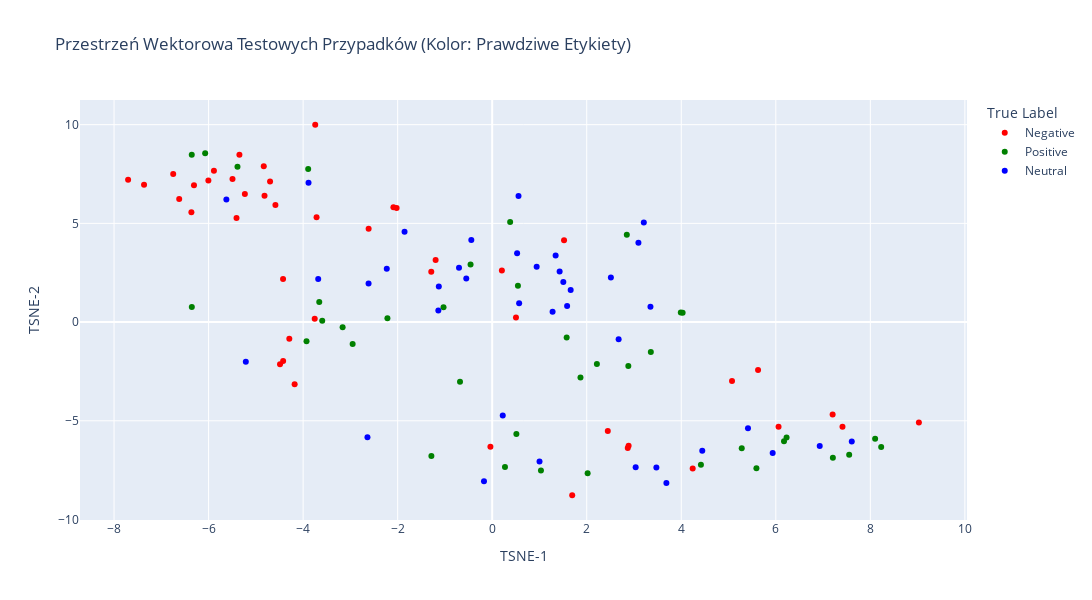
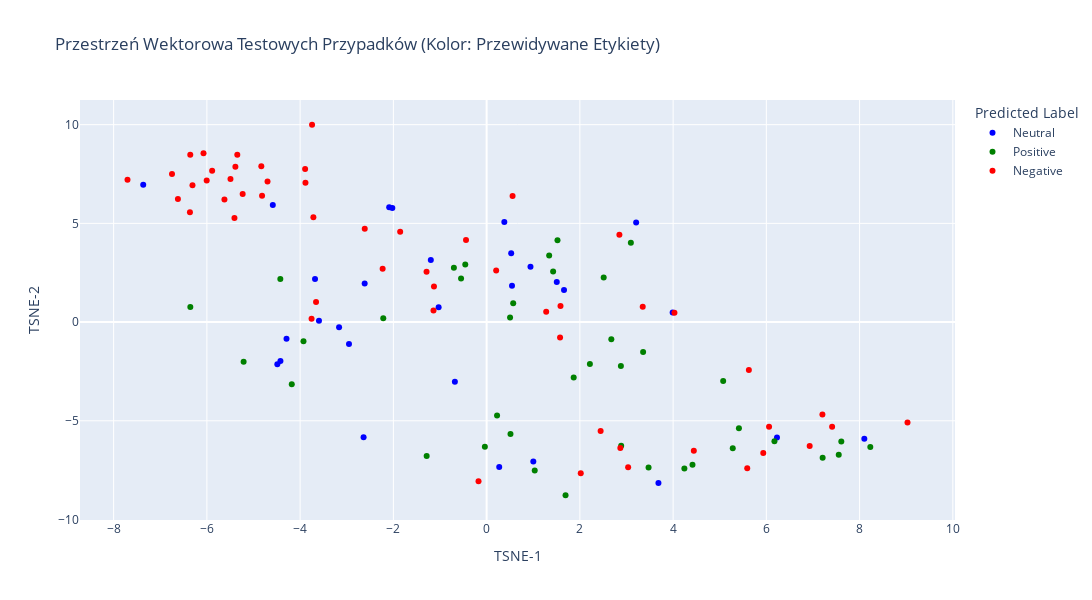
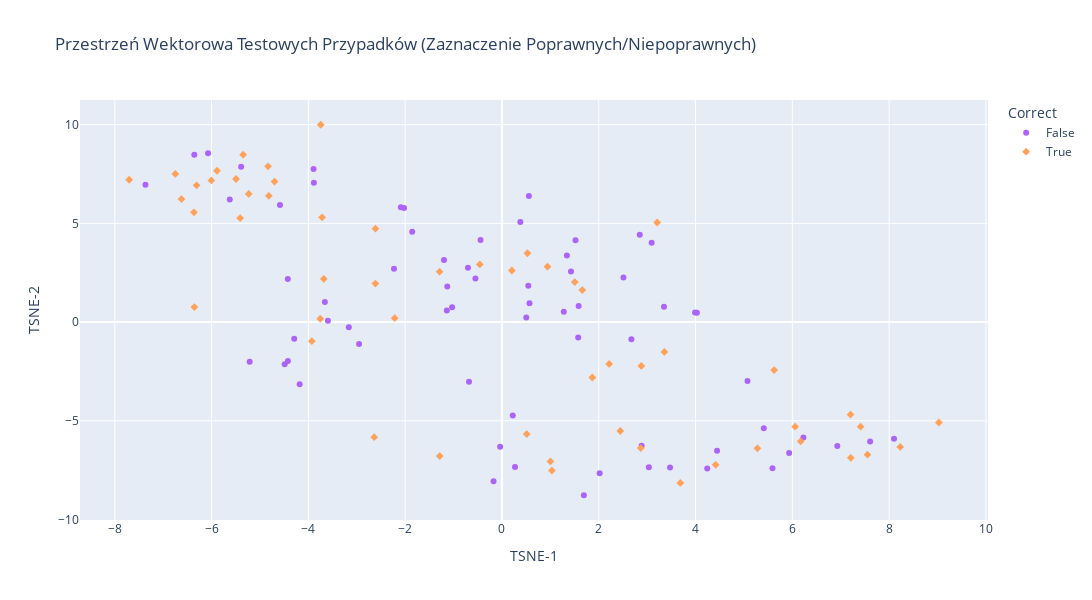

Source (notebook cell) for these figures, in order:
### Code cell
pca = PCA(n_components=40, random_state=42)
embeddings_pca = pca.fit_transform(test_embeddings)

tsne = TSNE(n_components=2, perplexity=30, n_iter=300, random_state=42)
embeddings_tsne = tsne.fit_transform(embeddings_pca)

sentiment_colors = {'Negative': 'red', 'Positive': 'green', 'Neutral': 'blue'}

df_visualization = pd.DataFrame({
    'TSNE-1': embeddings_tsne[:,0],
    'TSNE-2': embeddings_tsne[:,1],
    'True Label': test_labels,
    'Predicted Label': test_predicted_labels,
    'Text': test_df['text']
})

fig_true = px.scatter(
    df_visualization,
    x='TSNE-1',
    y='TSNE-2',
    color='True Label',
    hover_data=['True Label', 'Predicted Label', 'Text'],
    title='Przestrzeń Wektorowa Testowych Przypadków (Kolor: Prawdziwe Etykiety)',
    width=1200,
    height=600,
    color_discrete_map=sentiment_colors
)

fig_true.show()

fig_pred = px.scatter(
    df_visualization,
    x='TSNE-1',
    y='TSNE-2',
    color='Predicted Label',
    hover_data=['True Label', 'Predicted Label', 'Text'],
    title='Przestrzeń Wektorowa Testowych Przypadków (Kolor: Przewidywane Etykiety)',
    width=1200,
    height=600,
    color_discrete_map=sentiment_colors
)

fig_pred.show()

df_visualization['Correct'] = df_visualization['True Label'] == df_visualization['Predicted Label']

fig_correct = px.scatter(
    df_visualization,
    x='TSNE-1',
    y='TSNE-2',
    color='Correct',
    symbol='Correct',
    hover_data=['True Label', 'Predicted Label', 'Text'],
    title='Przestrzeń Wektorowa Testowych Przypadków (Zaznaczenie Poprawnych/Niepoprawnych)',
    width=1200,
    height=600,
    color_discrete_map=sentiment_colors
)

fig_correct.show()

### Figure 1 — Plotly figure (JSON) as saved in the notebook; plotly's stock layout.template omitted (floating-point values rounded to 4 significant figures; data arrays with more than 128 entries replaced by an {"elided": "..."} marker saying what was removed)
{"data": [{"customdata": {"elided": "44x3 str values"}, "hovertemplate": "True Label=%{customdata[0]}<br>TSNE-1=%{x}<br>TSNE-2=%{y}<br>Predicted Label=%{customdata[1]}<br>Text=%{customdata[2]}<extra></extra>", "legendgroup": "Negative", "marker": {"color": "red", "symbol": "circle"}, "mode": "markers", "name": "Negative", "orientation": "v", "showlegend": true, "type": "scatter", "x": [-1.197, -2.022, -3.744, -6.622, 1.693, 5.074, -4.292, 6.058, -4.7, 0.5031, 7.411, -7.366, 4.242, -2.09, 2.886, -4.817, -3.755, -0.03782, 0.2048, -3.716, 5.625, -4.425, -6.748, -7.703, -6.364, -4.586, -5.233, 7.202, -4.489, 9.027, -5.494, -6.309, -6.004, -5.887, -5.348, -4.179, 2.868, -4.422, -5.409, -1.289, 1.52, 2.446, -4.832, -2.614], "xaxis": "x", "y": [3.146, 5.779, 9.995, 6.23, -8.771, -2.986, -0.8413, -5.298, 7.117, 0.2264, -5.295, 6.953, -7.42, 5.813, -6.263, 6.395, 0.1694, -6.314, 2.614, 5.305, -2.43, 2.183, 7.506, 7.209, 5.561, 5.925, 6.491, -4.687, -2.141, -5.086, 7.246, 6.927, 7.177, 7.666, 8.48, -3.15, -6.381, -1.971, 5.267, 2.551, 4.144, -5.516, 7.887, 4.729], "yaxis": "y"}, {"customdata": [["Positive", "Positive", "Ogolna ocena , jakosc i poczucie estetyki."], ["Positive", "Neutral", "Znam ją tez z ćwiczeń gdzie ćwiczę bo nie ma innych opcji."], ["Positive", "Positive", "Miał em przyjemność pracować z nim przy wielu projektach. To prawdziwy profesjonalista."], ["Positive", "Positive", "Polecam ten artykuł. Może coś się zmieni w tej materii."], ["Positive", "Negative", "Analiza matemtyczna 1 ocena : ok [ / b ] miły, zajecia jakos mijają, wiesz za duzo rzeczy do ogarnięcia, i za malo czasu, i za malo czasu, i za malo czasu, za duzo czasu, za malo czasu,"], ["Positive", "Negative", "Każda nieobecność to jest ocena w dół na koniec chyba, że odrobisz pracę domową i się postarasz, ale to nie jest tak, że nie mam prawa do zwolnienia, bo na to już nie wystarczy"], ["Positive", "Positive", "Niesamowite poczucie humoru ciagle mnie zadziwia."], ["Positive", "Positive", "Ogólnie się z tobą zgadzam, ale nie można się poddawać."], ["Positive", "Positive", "Tak Podstawa oceny w indeksie : egzamin Niespodziewajki : brak ( zadania powtarzają się co roku ) Poczucie humorupane pokłady Ogólne podejście do studenta : pozytywne Zerowy termin jest najprostszy ( 3 zadania ) - warunkiem przystąpienia jest jednak zaliczenie projektu u dr."], ["Positive", "Positive", "Dobry wykładowca."], ["Positive", "Positive", "Scharoch wypada naprawde swietnie."], ["Positive", "Negative", "dr Kornel jest wporzadku. wprwawdzie nie potrafi nauczyc algebry ( jak sam przyznaje sam jej juz nie umie : D ), ale jest bardzo przyjaznie nastawiony do studentow. wyklady sa dosc ciekawe, bo pan dr niezbyt czesto porusza problematyke czysto matematyczna, zwykle opowiada co ciekawego dzieje sie na siwecie. kolokwia sa proste pod warunkiem, ze posiedzi sie przy skrypcie ; ) ale nie radze na nich sciagac ( zlaszcza od sasiadow ) bo na samym kole dr Kornel siedzi w kacie i na nikogo nie zwraca uwagi, za to przy sprawdzaniu prac robi wnikliwe.. sledztwo. ogólnie : polecam ! ! !"], ["Positive", "Negative", "Uważam, że to najlepszy kitowy obiektyw na rynku. Wykonanie metal i bardzo dobrej jakości tworzywi. Pierścień przysłony chodzi z należytym oporem i skokiem. Wbudowana stabilizacja jest wydajna i naprawdę pomaga w wielu sytuacjach. Obiektyw bardzo ostry już od największego otworu przysłony. Celność bdb. To za co pochwalę go dodatkowo to szybki silnik autofokusa - używał em go na poczatku z dosyć mułowatym X - E1, teraz, kiedy przesiadł em się na X - T1 to mogę tylko chwalić ! ! ! Ostatni plus to bardzo dobrze opracowany system uszczelnień - obiektyw, mimo, iż jest to zoom, w ogóle nie zasysa kurzu do środka ( miałem już wiele zoomów : Nikkory, Sigmy i tam był to problem ). Polecam !"], ["Positive", "Neutral", "Duza częśc grupy zaliczyła w kolokwiach."], ["Positive", "Negative", "Kurs : Fizyka 1 ćw. [ / b ] Miła, miła, miła."], ["Positive", "Neutral", "Niesamowite poczucie humoru ciagle sie pojawia w rozmowach, bo to jest bardzo specyficzne poczucie humoru."], ["Positive", "Positive", "Gosc jest do rany przyłóż."], ["Positive", "Neutral", "Mozna sie z tym nie zgodzic, ale takie zycie."], ["Positive", "Negative", "Obiektyw ten przeznaczony jest dla osób które dopiero zaczynają fotografowanie lustrzankami cyfrowymi marki Canon. Jest to obiektyw bez stabilizacji obrazu ( jest ona w nowszym modelu Mark III ). Cena tego obiektywu nie jest wygórowana. Można go już kupić w bardzo dobrym stanie za około 160 - 190 zł, czyli jak na obiektyw śmieszne pieniądze. Dla początkującego fotografa będzie to okazja do nauczenia się jak robić zdjęcia oraz zapoznania się z technologią optyczną. Zdjęcia będą bardzo realistyczne a film, w jakości Full HD, nie będzie przeszkadzał."], ["Positive", "Negative", "Fizyka laborki POLECAM ! ! ! !"], ["Positive", "Positive", "Pan Gańcza jest osobą bardzo dobrą jako nauczyciel dla moich uczniów."], ["Positive", "Neutral", "Kisielewska M., mgr Pływanie , Łódź 1997. Chmielewski J., Mentor z klasą, Łódź 1997. Chmielewski J., B."], ["Positive", "Negative", "Pani Małgorzata chętna jest do pomocy z trudniejszymi zadaniami."], ["Positive", "Neutral", "Każda nieobecność to jest ocena w dół na koniec chyba, że odrobisz ten termin. na koniec jest krótki, bezstresowy egzamin ( bez paniki )."], ["Positive", "Negative", "Nie ma kartkówek , ale z tego co wiem to w gimnazjum się to już nie zdarza."], ["Positive", "Neutral", "Kurs : Fizyka 1 ćw. [ / b ] Miła, sympatyczna, często się śmieje ( czesto ironicznie : P )."], ["Positive", "Positive", "Kolokwia nie sa trudne - taki standart ogolnouczelniany."], ["Positive", "Neutral", "Lepiej nie . Wykonał kolejny ruch, jakby chciał ją uderzyć."], ["Positive", "Neutral", "Mozna sobie to porownac z ludzmi z Afryki czy Ameryki Srodkowej, ktorzy"], ["Positive", "Neutral", "Kisielewska M., mgr Pływanie ."], ["Positive", "Positive", "Ludzie... takiego lajtu jak zyje to nie widzialem... : ) Postanowilem zrobic sobie z tego tytulu mala przyjemnosc. Zaczalem ogladac ten film z czystej ciekawosci."], ["Positive", "Positive", "ANALIZA MATEMATYCZNA 1 ( WYKŁAD + ĆW ) Pani wydaje byc sie bardzo dobra w tych swoich rachunkach. To znaczy, ze nie ma w nich zadnych bledow."], ["Positive", "Positive", "Na koniec jest to, że \"konkurencja\" w tym przypadku była \"na rękę"], ["Positive", "Neutral", "Kola nie sa zbyt trudne, wystarczy miec dobra marke. Wrzucic to do sieci i sprzedac."], ["Positive", "Positive", "Szermierka to bardzo ciekawy sport, a Pan Gańcza potrafi go nauczyc."], ["Positive", "Negative", "Choć gra ma już swoje lata ciągle robi wrażenie i choć widać że jest to 1 odsłona lego Batmana na pierwszy rzut oka, trudno też nie zauważyć zalet jakie ta gra ma. Chociażby bardzo ładna i klimatyczna grafika czy według mnie jedna z największych zalet tej gry czyli ROBIENIE WŁASNYCH POSTACI, którymi można grać. Niby nic takiego ale jednak sam fakt że coś takiego jest cieszy. Gra poziom trudności zmienia z poziomu na poziom, jeden etap jest łatwy inny trudny. Fabuła jest dość ciekawa i nawet jak się z nią nie zgadzamy to musimy ją jakoś opowiedzieć. A jak nie mamy pomysłu to możemy sobie zrobić z niej jakąś historię albo jakiś filmik, który będzie można obejrzeć z różnych perspektyw. Gra ma też swoje słabe momenty. Nie można powiedzieć że jest to gra dla każdego, ale z całą pewnością są to jej plusy i minusy. Za to minusów w sumie nie ma. Nie podoba mi się jedna rzecz - nie można po prostu wyłączyć gry, wyłączyć się i nie grać."], ["Positive", "Positive", "Znam ją tez z ćwiczeń gdzie dobrze i przystepnie tłumaczy."], ["Positive", "Positive", "Ogólnie bardzo polecam, Krzysztof Bogdan ze swoim plecakiem i poczuciem humoru ( ' a ) bardzo fajne są te filmy, bo to są takie komedie o życiu ( 'a) - fajne są też te wszystkie wywiady z psychologami"]], "hovertemplate": "True Label=%{customdata[0]}<br>TSNE-1=%{x}<br>TSNE-2=%{y}<br>Predicted Label=%{customdata[1]}<br>Text=%{customdata[2]}<extra></extra>", "legendgroup": "Positive", "marker": {"color": "green", "symbol": "circle"}, "mode": "markers", "name": "Positive", "orientation": "v", "showlegend": true, "type": "scatter", "x": [0.5117, 6.228, 7.553, 5.279, -3.659, 2.848, 1.032, -3.928, 2.215, -1.286, 4.416, -6.356, -5.389, 8.101, 4.029, -3.596, 8.23, -3.164, -3.893, 2.019, 7.207, -0.6808, 5.59, 0.5444, 1.575, 3.99, 3.356, 0.3799, -2.952, 0.2703, 1.868, 2.88, -6.355, -1.029, -0.458, -6.073, 6.174, -2.217], "xaxis": "x", "y": [-5.674, -5.845, -6.716, -6.395, 1.021, 4.429, -7.523, -0.9675, -2.119, -6.786, -7.23, 8.471, 7.867, -5.909, 0.4671, 0.06681, -6.322, -0.2561, 7.758, -7.655, -6.877, -3.016, -7.4, 1.839, -0.7853, 0.4815, -1.511, 5.065, -1.109, -7.338, -2.807, -2.22, 0.761, 0.7456, 2.922, 8.554, -6.042, 0.1982], "yaxis": "y"}, {"customdata": [["Neutral", "Positive", "Ocena : do przejścia Pan Jerzy to całkiem fajny matematyk, co nie?"], ["Neutral", "Neutral", "Cóż...."], ["Neutral", "Positive", "Przez większośc zajęć prowadzący uczą pływać, na sali nie ma nikogo, kto by był w stanie to zrobić w pojedynkę. Po prostu w każdej chwili mogę wskoczyć do wody."], ["Neutral", "Positive", "Wykład jak to wykład, ale jak się go słucha, to widać że coś jest na rzeczy, nie tylko w"], ["Neutral", "Positive", "Ogólnie dla ambitnych nie warto, a dla tych co chcą przejśc na 3.0 - warto się wstrzymać z decyzją, bo jest szansa, że i w tym roku też się uda i będzie w końcu tak jak z csgo."], ["Neutral", "Negative", "Umie wytłumaczyc trudne zadania, chociaz tak naprawde te najtrudniejsze to z miła chęcią omiajał mówiąc po prostu że są one głupie i nie ma sensu ich rozwiązywać. Na koniec zapytał mnie ile czasu mam na wykonanie zadań i powiedział że do 1 roku studiów chce mieć skończone."], ["Neutral", "Negative", "Koła zwykle do najłatwiejszych nie należą, ale jeśli to nie jest dla Ciebie za trudne to polecam sprawdzić, bo w dzisiejszych czasach są różne typy motocykli."], ["Neutral", "Negative", "Niestety z zaliczeniem nie jest łatwo ( kolokwia oceniane w skali 3 - 5,5, kolokwia oceniane w skali 1 - 10, kolokwia oceniane w skali"], ["Neutral", "Negative", "W tym roku nawet obnizyl prog zaliczenia z 12 na 10 pkt : shock : Generalnie nie jest zle, pozatym AiR nie ma innego wyboru ; )"], ["Neutral", "Negative", "Pisemna to test z gramatyki ( uzupełnianka )... obszerny ale do przejścia, jest też poprawka."], ["Neutral", "Negative", "W ktorym mogą pojawić się problemy z dostępnością i poprawnym działaniem."], ["Neutral", "Neutral", "Zaliczenie : : Strona internetowa wymyślonej firmy lub biznes plan."], ["Neutral", "Neutral", "Oczywiscie odda j prawo jazdy."], ["Neutral", "Negative", "Podobno jeszcze do niedawna był postrachem, głównie za sprawą Fizyki I i II stopnia, ale potem był już nie do zatrzymania. Występował z coraz większym entuzjazmem, stał się niekwestionowanym przywódcą ruchu."], ["Neutral", "Neutral", "W sumie bezstresowe wychowanie, szkoła, praca... Ja to bym się wstydził być rodzicem."], ["Neutral", "Neutral", "Na zajeciach nalezy byc cicho, osoby siedzace w kucki i zachowujace sie cicho moga byc zauwazane."], ["Neutral", "Negative", "To był pierwszy krem do twarzy, którego używała m. Jest tani, wydajny i dobrze natłuszcza skórę, co jest ogromną zaletą szczególnie zimą. Poza tym, krem jest nijaki. Nie polecam używania go latem i w ciepłe dni. Skóra po nim bardzo się świeci i jest bardzo tłusta. Krem ma swój zapach, za każdym razem kiedy go używam czuję ten sam słodki zapach. Polecam go jednak do stosowania w okresie zimowym, ponieważ po nim skóra jest bardzo przesuszona i sucha."], ["Neutral", "Positive", "Wg mnie te 6 ,5k to zdecydowanie przesada. Ja mam to samo."], ["Neutral", "Negative", "Pani Profesor jest bardzo miłą osobą jako człwiek, na wykładzie z chemii analitycznej I rzeczywiście delikatnie rzecz ujmując podpowiadała , co się dzieje z pierwiastkami w naszych organizmach, a więc z cząsteczkami, które się ze sobą łączą."], ["Neutral", "Neutral", "Zajmuje to góra dwa dni, zwłaszcza ze odpowiedzi sa wspólnie opracowywane przez studentów."], ["Neutral", "Neutral", "Tak czy inaczej, jeśli wahasz się między Panem Bogiem a Tobą i chcesz się upewnić co do prawdziwości tego, co On mówi, proszę, powiedz mi, czy rzeczywiście nie masz"], ["Neutral", "Positive", "Wymaga absolutnej ciszy, mam słuch i wzrok jak u człowieka - zapewnił ją. - Pomożesz mi się rozebrać?"], ["Neutral", "Positive", "Projekt nie musi być specjalnie rozbudowany, ma ładnie wyglądać, mieć elegancką zrobioną dokumentację, i mają się pokazywać ładne wykresy."], ["Neutral", "Neutral", "Ocena jest za obecność, ale trzeba uważać : bardzo nie lubi ludzi, którzy mają coś do ukrycia."], ["Neutral", "Positive", "Jest piec kartkowek / kurs angielskiego i tyle/."], ["Neutral", "Positive", "Pan Górniak jest wymagający ale daje radę, na pewno to nie jest taki trener, który może dać nam tylko jednego"], ["Neutral", "Positive", "Wg mnie te 6 minut to troche za mało."], ["Neutral", "Positive", "Nie było na sali osoby która potrafiła by nie śmiać mu się prosto w twarz."], ["Neutral", "Negative", "Zaliczyli wszyscy ( można było oddać wypracowanie - wtedy się nie płaci ). Poszedłem ze znajomymi, każdy oddawał."], ["Neutral", "Negative", "Reszta zadań : – Połączenie z Internetem (mobilna, bezprzewodowa)"], ["Neutral", "Negative", "To co mówi pan profesor może i jesst ciekawe i nieraz na wykopie czytałem."], ["Neutral", "Negative", "Zadania zlecone gminie w ramach części oświatowej subwencji ogólnej są zadaniem zleconym"], ["Neutral", "Neutral", "Jeśli wyczyta nieobecnego, to ta osoba na 100 % będzie czytana na kolejnych zajęciach."], ["Neutral", "Negative", "krzesełko o ładnej kolorystyce, bardzo przydatna regulacja siedziska i oparcia, można je szybko wyczyścić bo jest pokryte specjalnym materiałem w który nie wnika woda ale oprócz tego same minusy, moje dziecko poci się w tym krzesełku straszliwie - właśnie ze względu na to, że siedzisko jest mokre, nawet do około 1/3 wysokości, to dziecko nie potrafi sie wyprostować i nie potrafi się wyprostować do pozycji leżącej. Niestety po paru miesiącach użytkowania krzesełko przestało sie ruszać."], ["Neutral", "Neutral", "Był em na jej zajęciach w 100 %, starał em się jak mogł em by nadgonić grupę gdyż nie zdawał em matury z anglika a znalazł em się na B 1."], ["Neutral", "Negative", "Co innego po angielsku. Z tym że to już nie jest ta sama jakość."], ["Neutral", "Negative", "Przyłapanie na ściąganiu to 2.0 z danej pracy."], ["Neutral", "Positive", "On jest chyba fanatykiem swoich dziedzin ( a jest tego pewien) a nie potrafi nic w tym kierunku zrobic, tylko sie wypowiada."], ["Neutral", "Positive", "Jeśli chodzi o wykład na WEMiF - ie ludzie chyba nie bardzo rozumieją o co chodzi."]], "hovertemplate": "True Label=%{customdata[0]}<br>TSNE-1=%{x}<br>TSNE-2=%{y}<br>Predicted Label=%{customdata[1]}<br>Text=%{customdata[2]}<extra></extra>", "legendgroup": "Neutral", "marker": {"color": "blue", "symbol": "circle"}, "mode": "markers", "name": "Neutral", "orientation": "v", "showlegend": true, "type": "scatter", "x": [2.511, -2.639, -0.7019, -5.212, -0.5483, -2.23, -1.129, 0.557, -1.139, 1.278, 5.934, 1.002, 3.685, -0.4418, -2.616, -3.681, -3.886, 0.2236, -1.854, 0.5269, 3.207, 1.342, 1.427, 0.9408, 5.411, 3.094, 3.473, 7.608, 1.585, 3.348, 3.035, -0.1734, 1.505, -5.624, 1.66, 4.444, 6.929, 0.5701, 2.675], "xaxis": "x", "y": [2.254, -5.829, 2.748, -2.014, 2.205, 2.707, 1.809, 6.392, 0.5882, 0.5221, -6.627, -7.056, -8.147, 4.157, 1.951, 2.184, 7.061, -4.733, 4.581, 3.488, 5.044, 3.368, 2.564, 2.805, -5.373, 4.024, -7.365, -6.049, 0.8153, 0.7723, -7.349, -8.066, 2.028, 6.212, 1.62, -6.516, -6.278, 0.9583, -0.8733], "yaxis": "y"}], "layout": {"height": 600, "legend": {"title": {"text": "True Label"}, "tracegroupgap": 0}, "title": {"text": "Przestrzeń Wektorowa Testowych Przypadków (Kolor: Prawdziwe Etykiety)"}, "width": 1200, "xaxis": {"anchor": "y", "domain": [0, 1], "title": {"text": "TSNE-1"}}, "yaxis": {"anchor": "x", "domain": [0, 1], "title": {"text": "TSNE-2"}}}}

### Figure 2 — Plotly figure (JSON) as saved in the notebook; plotly's stock layout.template omitted (floating-point values rounded to 4 significant figures; data arrays with more than 128 entries replaced by an {"elided": "..."} marker saying what was removed)
{"data": [{"customdata": [["Negative", "Neutral", "Zacznijmy od tego, ze na zajecia trzeba sie absolutnie obryc z zadan, bo szanowny doktor nie ma czasu na zajecia."], ["Positive", "Neutral", "Znam ją tez z ćwiczeń gdzie ćwiczę bo nie ma innych opcji."], ["Negative", "Neutral", "Analiza matematyczna 1 ćwiczenia Ocena : unikać [ / b ] Na pierwszych ćwiczeniach myślał em, że analize zaliczę bez problemów ( jak na swoje lata), ale z czasem zacząłem sobie uświadamiać, że tak nie jest."], ["Neutral", "Neutral", "Cóż...."], ["Negative", "Neutral", "Jeżeli niechcesz się w to bawic to sobie odpusc, bo masz czas albo hajs"], ["Negative", "Neutral", "Podobnie jak większość zawiodła m się na tej kosiarce. Wydawało się, że firmowa kosiarka będzie służyć dłużej... Od samego początku była bardzo delikatna, dobra tylko do drobnej trawki na idealnie równym terenie. Koszenie na lekkich nierównościach zakończyło się powyginanym nożem. Nóż po roku wymieniony na nowy, bo nie dało się go naostrzyć. Długo jednak nim się nie cieszyła m, silnik zaczął dziwnie pracować... aż w końcu przestał. Powiem szczerze, że dużo lepiej sprawowała się moja pierwsza najtańsza kosiarka no name. Z nożem nic się nie działo na górkach i dołkach, silnik nie do zajeżdżenia. Gdyby nie to, że uszkodziły się kółka, to dalej by pracowała. Zawiodła m się na Gardenie."], ["Negative", "Neutral", "Analiza matematyczna 1 ćwiczenia Ocena : unikać [ / b ] Na pierwszych ćwiczeniach myślał em, że analize zaliczę bez problemów ( pokazywał jak się dodaje ułamki o różnych mianownikach, bawił się swoją ' maszyną liczącą ( kalkulator : wink : lubi sie nim bawić ) )."], ["Positive", "Neutral", "Duza częśc grupy zaliczyła w kolokwiach."], ["Positive", "Neutral", "Niesamowite poczucie humoru ciagle sie pojawia w rozmowach, bo to jest bardzo specyficzne poczucie humoru."], ["Neutral", "Neutral", "Zaliczenie : : Strona internetowa wymyślonej firmy lub biznes plan."], ["Neutral", "Neutral", "Oczywiscie odda j prawo jazdy."], ["Positive", "Neutral", "Mozna sie z tym nie zgodzic, ale takie zycie."], ["Neutral", "Neutral", "W sumie bezstresowe wychowanie, szkoła, praca... Ja to bym się wstydził być rodzicem."], ["Negative", "Neutral", "Niestety co do samego prowadzącego mam już obekcje, z punktu wdzienia treningu itd. wszytko było ok ( a czesami nawet bardzo ok - rozgrzewki w formie zabawy ), ale niestety miala miejse u nas na treningu sytulacja ktora bardzo mnie do tego pana zrazila ; podczas pokazywania dźwigni na noge ( stopę ) zignorował zupełnie odklepenie w mate ( czyli powiadomienie o tym, że ma się dość, że boi ) studenta na ktorym pokazywal technike i nie puścił lub chociaż zmniejszył nacisku ( siłę skrętu )."], ["Negative", "Neutral", "Ogolnie, to ujdzie, ale jezeli ma sie mozliwosc (a w koncu ktos musi), to warto ja kupic, chocby tylko na te pare dni, zeby sie upewnic"], ["Neutral", "Neutral", "Na zajeciach nalezy byc cicho, osoby siedzace w kucki i zachowujace sie cicho moga byc zauwazane."], ["Positive", "Neutral", "Kisielewska M., mgr Pływanie , Łódź 1997. Chmielewski J., Mentor z klasą, Łódź 1997. Chmielewski J., B."], ["Positive", "Neutral", "Każda nieobecność to jest ocena w dół na koniec chyba, że odrobisz ten termin. na koniec jest krótki, bezstresowy egzamin ( bez paniki )."], ["Neutral", "Neutral", "Zajmuje to góra dwa dni, zwłaszcza ze odpowiedzi sa wspólnie opracowywane przez studentów."], ["Neutral", "Neutral", "Tak czy inaczej, jeśli wahasz się między Panem Bogiem a Tobą i chcesz się upewnić co do prawdziwości tego, co On mówi, proszę, powiedz mi, czy rzeczywiście nie masz"], ["Positive", "Neutral", "Kurs : Fizyka 1 ćw. [ / b ] Miła, sympatyczna, często się śmieje ( czesto ironicznie : P )."], ["Positive", "Neutral", "Lepiej nie . Wykonał kolejny ruch, jakby chciał ją uderzyć."], ["Neutral", "Neutral", "Ocena jest za obecność, ale trzeba uważać : bardzo nie lubi ludzi, którzy mają coś do ukrycia."], ["Positive", "Neutral", "Mozna sobie to porownac z ludzmi z Afryki czy Ameryki Srodkowej, ktorzy"], ["Positive", "Neutral", "Kisielewska M., mgr Pływanie ."], ["Negative", "Neutral", "Ogolnie, to ujdzie, ale jezeli ma sie mozliwosc sprawdzenia jakie leki sa dozwolone, jak sie leczy i jak sie je stosowalo, to wiadomo, ze moze to kosztowac"], ["Neutral", "Neutral", "Jeśli wyczyta nieobecnego, to ta osoba na 100 % będzie czytana na kolejnych zajęciach."], ["Neutral", "Neutral", "Był em na jej zajęciach w 100 %, starał em się jak mogł em by nadgonić grupę gdyż nie zdawał em matury z anglika a znalazł em się na B 1."], ["Positive", "Neutral", "Kola nie sa zbyt trudne, wystarczy miec dobra marke. Wrzucic to do sieci i sprzedac."]], "hovertemplate": "Predicted Label=%{customdata[1]}<br>TSNE-1=%{x}<br>TSNE-2=%{y}<br>True Label=%{customdata[0]}<br>Text=%{customdata[2]}<extra></extra>", "legendgroup": "Neutral", "marker": {"color": "blue", "symbol": "circle"}, "mode": "markers", "name": "Neutral", "orientation": "v", "showlegend": true, "type": "scatter", "x": [-1.197, 6.228, -2.022, -2.639, -4.292, -7.366, -2.09, 8.101, -3.596, 1.002, 3.685, -3.164, -2.616, -4.586, -4.489, -3.681, -0.6808, 0.5444, 0.5269, 3.207, 3.99, 0.3799, 0.9408, -2.952, 0.2703, -4.422, 1.505, 1.66, -1.029], "xaxis": "x", "y": [3.146, -5.845, 5.779, -5.829, -0.8413, 6.953, 5.813, -5.909, 0.06681, -7.056, -8.147, -0.2561, 1.951, 5.925, -2.141, 2.184, -3.016, 1.839, 3.488, 5.044, 0.4815, 5.065, 2.805, -1.109, -7.338, -1.971, 2.028, 1.62, 0.7456], "yaxis": "y"}, {"customdata": [["Positive", "Positive", "Ogolna ocena , jakosc i poczucie estetyki."], ["Neutral", "Positive", "Ocena : do przejścia Pan Jerzy to całkiem fajny matematyk, co nie?"], ["Positive", "Positive", "Miał em przyjemność pracować z nim przy wielu projektach. To prawdziwy profesjonalista."], ["Negative", "Positive", "UWA ŻAJ NA SIEBIE BO CI ODPISZ"], ["Negative", "Positive", "Przereklamowane. ( podobnie jak inne towary ( np. wkrętarka bosch i to z serii dla prof. użytku ! )."], ["Positive", "Positive", "Polecam ten artykuł. Może coś się zmieni w tej materii."], ["Neutral", "Positive", "Przez większośc zajęć prowadzący uczą pływać, na sali nie ma nikogo, kto by był w stanie to zrobić w pojedynkę. Po prostu w każdej chwili mogę wskoczyć do wody."], ["Neutral", "Positive", "Wykład jak to wykład, ale jak się go słucha, to widać że coś jest na rzeczy, nie tylko w"], ["Neutral", "Positive", "Ogólnie dla ambitnych nie warto, a dla tych co chcą przejśc na 3.0 - warto się wstrzymać z decyzją, bo jest szansa, że i w tym roku też się uda i będzie w końcu tak jak z csgo."], ["Negative", "Positive", "Potrafi przyczepic sie do wszystkie - osie symetri za grubym olowkiem rysowane, wkrecajac srube w drewniany otwor z gwintem - i tak az do skutku."], ["Positive", "Positive", "Niesamowite poczucie humoru ciagle mnie zadziwia."], ["Positive", "Positive", "Ogólnie się z tobą zgadzam, ale nie można się poddawać."], ["Negative", "Positive", "Jeżeli niechcesz słuchać to nie musisz."], ["Positive", "Positive", "Tak Podstawa oceny w indeksie : egzamin Niespodziewajki : brak ( zadania powtarzają się co roku ) Poczucie humorupane pokłady Ogólne podejście do studenta : pozytywne Zerowy termin jest najprostszy ( 3 zadania ) - warunkiem przystąpienia jest jednak zaliczenie projektu u dr."], ["Positive", "Positive", "Dobry wykładowca."], ["Positive", "Positive", "Scharoch wypada naprawde swietnie."], ["Negative", "Positive", "Fizyka 2 [ / b ] Zdac egzamin jest dosyc trudno . Zalaczam zdjecie z egzaminem."], ["Negative", "Positive", "Ocena ogólna - 0."], ["Negative", "Positive", "Na analizie 2 była m raz na jego blogu, gdzie pisał o czymś co nazywa \"wszechstronnym spojrzeniem\", co bardzo spodobało mi się na"], ["Positive", "Positive", "Gosc jest do rany przyłóż."], ["Positive", "Positive", "Pan Gańcza jest osobą bardzo dobrą jako nauczyciel dla moich uczniów."], ["Neutral", "Positive", "Wg mnie te 6 ,5k to zdecydowanie przesada. Ja mam to samo."], ["Positive", "Positive", "Kolokwia nie sa trudne - taki standart ogolnouczelniany."], ["Neutral", "Positive", "Wymaga absolutnej ciszy, mam słuch i wzrok jak u człowieka - zapewnił ją. - Pomożesz mi się rozebrać?"], ["Neutral", "Positive", "Projekt nie musi być specjalnie rozbudowany, ma ładnie wyglądać, mieć elegancką zrobioną dokumentację, i mają się pokazywać ładne wykresy."], ["Neutral", "Positive", "Jest piec kartkowek / kurs angielskiego i tyle/."], ["Neutral", "Positive", "Pan Górniak jest wymagający ale daje radę, na pewno to nie jest taki trener, który może dać nam tylko jednego"], ["Neutral", "Positive", "Wg mnie te 6 minut to troche za mało."], ["Neutral", "Positive", "Nie było na sali osoby która potrafiła by nie śmiać mu się prosto w twarz."], ["Negative", "Positive", "Wydaje sie jakby s sam tego chcial - tylko ze to nie bedzie sie dawac zmienic"], ["Positive", "Positive", "Ludzie... takiego lajtu jak zyje to nie widzialem... : ) Postanowilem zrobic sobie z tego tytulu mala przyjemnosc. Zaczalem ogladac ten film z czystej ciekawosci."], ["Positive", "Positive", "ANALIZA MATEMATYCZNA 1 ( WYKŁAD + ĆW ) Pani wydaje byc sie bardzo dobra w tych swoich rachunkach. To znaczy, ze nie ma w nich zadnych bledow."], ["Negative", "Positive", "Radze trzymac go tam, gdzie moze sie zgubic."], ["Positive", "Positive", "Na koniec jest to, że \"konkurencja\" w tym przypadku była \"na rękę"], ["Positive", "Positive", "Szermierka to bardzo ciekawy sport, a Pan Gańcza potrafi go nauczyc."], ["Neutral", "Positive", "On jest chyba fanatykiem swoich dziedzin ( a jest tego pewien) a nie potrafi nic w tym kierunku zrobic, tylko sie wypowiada."], ["Neutral", "Positive", "Jeśli chodzi o wykład na WEMiF - ie ludzie chyba nie bardzo rozumieją o co chodzi."], ["Positive", "Positive", "Znam ją tez z ćwiczeń gdzie dobrze i przystepnie tłumaczy."], ["Positive", "Positive", "Ogólnie bardzo polecam, Krzysztof Bogdan ze swoim plecakiem i poczuciem humoru ( ' a ) bardzo fajne są te filmy, bo to są takie komedie o życiu ( 'a) - fajne są też te wszystkie wywiady z psychologami"]], "hovertemplate": "Predicted Label=%{customdata[1]}<br>TSNE-1=%{x}<br>TSNE-2=%{y}<br>True Label=%{customdata[0]}<br>Text=%{customdata[2]}<extra></extra>", "legendgroup": "Positive", "marker": {"color": "green", "symbol": "circle"}, "mode": "markers", "name": "Positive", "orientation": "v", "showlegend": true, "type": "scatter", "x": [0.5117, 2.511, 7.553, 1.693, 5.074, 5.279, -0.7019, -5.212, -0.5483, 0.5031, 1.032, -3.928, 4.242, 2.215, -1.286, 4.416, 2.886, -0.03782, -4.425, 8.23, 7.207, 0.2236, 3.356, 1.342, 1.427, 5.411, 3.094, 3.473, 7.608, -4.179, 1.868, 2.88, 1.52, -6.355, -0.458, 0.5701, 2.675, 6.174, -2.217], "xaxis": "x", "y": [-5.674, 2.254, -6.716, -8.771, -2.986, -6.395, 2.748, -2.014, 2.205, 0.2264, -7.523, -0.9675, -7.42, -2.119, -6.786, -7.23, -6.263, -6.314, 2.183, -6.322, -6.877, -4.733, -1.511, 3.368, 2.564, -5.373, 4.024, -7.365, -6.049, -3.15, -2.807, -2.22, 4.144, 0.761, 2.922, 0.9583, -0.8733, -6.042, 0.1982], "yaxis": "y"}, {"customdata": {"elided": "53x3 str values"}, "hovertemplate": "Predicted Label=%{customdata[1]}<br>TSNE-1=%{x}<br>TSNE-2=%{y}<br>True Label=%{customdata[0]}<br>Text=%{customdata[2]}<extra></extra>", "legendgroup": "Negative", "marker": {"color": "red", "symbol": "circle"}, "mode": "markers", "name": "Negative", "orientation": "v", "showlegend": true, "type": "scatter", "x": [-3.744, -6.622, 6.058, -4.7, 7.411, -3.659, 2.848, -2.23, -4.817, -1.129, -3.755, -6.356, -5.389, 0.557, -1.139, 0.2048, 4.029, -3.716, 5.625, 1.278, -6.748, 5.934, -7.703, -0.4418, -6.364, -5.233, 7.202, -3.893, 2.019, 9.027, -5.494, -3.886, -6.309, 5.59, -1.854, 1.575, -6.004, -5.887, -5.348, 1.585, 3.348, 3.035, -0.1734, 2.868, -5.409, -5.624, -1.289, 4.444, 2.446, 6.929, -6.073, -4.832, -2.614], "xaxis": "x", "y": [9.995, 6.23, -5.298, 7.117, -5.295, 1.021, 4.429, 2.707, 6.395, 1.809, 0.1694, 8.471, 7.867, 6.392, 0.5882, 2.614, 0.4671, 5.305, -2.43, 0.5221, 7.506, -6.627, 7.209, 4.157, 5.561, 6.491, -4.687, 7.758, -7.655, -5.086, 7.246, 7.061, 6.927, -7.4, 4.581, -0.7853, 7.177, 7.666, 8.48, 0.8153, 0.7723, -7.349, -8.066, -6.381, 5.267, 6.212, 2.551, -6.516, -5.516, -6.278, 8.554, 7.887, 4.729], "yaxis": "y"}], "layout": {"height": 600, "legend": {"title": {"text": "Predicted Label"}, "tracegroupgap": 0}, "title": {"text": "Przestrzeń Wektorowa Testowych Przypadków (Kolor: Przewidywane Etykiety)"}, "width": 1200, "xaxis": {"anchor": "y", "domain": [0, 1], "title": {"text": "TSNE-1"}}, "yaxis": {"anchor": "x", "domain": [0, 1], "title": {"text": "TSNE-2"}}}}

### Figure 3 — Plotly figure (JSON) as saved in the notebook; plotly's stock layout.template omitted (floating-point values rounded to 4 significant figures; data arrays with more than 128 entries replaced by an {"elided": "..."} marker saying what was removed)
{"data": [{"customdata": {"elided": "67x3 str values"}, "hovertemplate": "Correct=False<br>TSNE-1=%{x}<br>TSNE-2=%{y}<br>True Label=%{customdata[0]}<br>Predicted Label=%{customdata[1]}<br>Text=%{customdata[2]}<extra></extra>", "legendgroup": "False", "marker": {"color": "#ab63fa", "symbol": "circle"}, "mode": "markers", "name": "False", "orientation": "v", "showlegend": true, "type": "scatter", "x": [-1.197, 6.228, -2.022, 2.511, 1.693, 5.074, -4.292, -0.7019, -5.212, -0.5483, 0.5031, -7.366, -3.659, 2.848, -2.23, 4.242, -2.09, 2.886, -1.129, -6.356, -0.03782, -5.389, 8.101, 0.557, -1.139, 4.029, -3.596, 1.278, -4.425, 5.934, -3.164, -0.4418, -4.586, -4.489, -3.893, 2.019, -0.6808, -3.886, 0.2236, 5.59, -1.854, 0.5444, 1.575, 3.99, 1.342, 1.427, 0.3799, 5.411, 3.094, 3.473, 7.608, -2.952, -4.179, 1.585, 3.348, 3.035, -0.1734, 0.2703, -4.422, -5.624, 1.52, 4.444, 6.929, -1.029, -6.073, 0.5701, 2.675], "xaxis": "x", "y": [3.146, -5.845, 5.779, 2.254, -8.771, -2.986, -0.8413, 2.748, -2.014, 2.205, 0.2264, 6.953, 1.021, 4.429, 2.707, -7.42, 5.813, -6.263, 1.809, 8.471, -6.314, 7.867, -5.909, 6.392, 0.5882, 0.4671, 0.06681, 0.5221, 2.183, -6.627, -0.2561, 4.157, 5.925, -2.141, 7.758, -7.655, -3.016, 7.061, -4.733, -7.4, 4.581, 1.839, -0.7853, 0.4815, 3.368, 2.564, 5.065, -5.373, 4.024, -7.365, -6.049, -1.109, -3.15, 0.8153, 0.7723, -7.349, -8.066, -7.338, -1.971, 6.212, 4.144, -6.516, -6.278, 0.7456, 8.554, 0.9583, -0.8733], "yaxis": "y"}, {"customdata": {"elided": "54x3 str values"}, "hovertemplate": "Correct=True<br>TSNE-1=%{x}<br>TSNE-2=%{y}<br>True Label=%{customdata[0]}<br>Predicted Label=%{customdata[1]}<br>Text=%{customdata[2]}<extra></extra>", "legendgroup": "True", "marker": {"color": "#FFA15A", "symbol": "diamond"}, "mode": "markers", "name": "True", "orientation": "v", "showlegend": true, "type": "scatter", "x": [0.5117, -3.744, -6.622, 7.553, -2.639, 6.058, 5.279, -4.7, 7.411, 1.032, -3.928, 2.215, -1.286, 4.416, -4.817, -3.755, 0.2048, -3.716, 5.625, -6.748, 1.002, 3.685, -7.703, 8.23, -2.616, -6.364, -5.233, 7.202, -3.681, 9.027, 7.207, -5.494, -6.309, 0.5269, 3.207, 3.356, 0.9408, -6.004, -5.887, -5.348, 2.868, -5.409, 1.505, 1.868, -1.289, 2.88, 1.66, -6.355, 2.446, -0.458, -4.832, 6.174, -2.217, -2.614], "xaxis": "x", "y": [-5.674, 9.995, 6.23, -6.716, -5.829, -5.298, -6.395, 7.117, -5.295, -7.523, -0.9675, -2.119, -6.786, -7.23, 6.395, 0.1694, 2.614, 5.305, -2.43, 7.506, -7.056, -8.147, 7.209, -6.322, 1.951, 5.561, 6.491, -4.687, 2.184, -5.086, -6.877, 7.246, 6.927, 3.488, 5.044, -1.511, 2.805, 7.177, 7.666, 8.48, -6.381, 5.267, 2.028, -2.807, 2.551, -2.22, 1.62, 0.761, -5.516, 2.922, 7.887, -6.042, 0.1982, 4.729], "yaxis": "y"}], "layout": {"height": 600, "legend": {"title": {"text": "Correct"}, "tracegroupgap": 0}, "title": {"text": "Przestrzeń Wektorowa Testowych Przypadków (Zaznaczenie Poprawnych/Niepoprawnych)"}, "width": 1200, "xaxis": {"anchor": "y", "domain": [0, 1], "title": {"text": "TSNE-1"}}, "yaxis": {"anchor": "x", "domain": [0, 1], "title": {"text": "TSNE-2"}}}}
